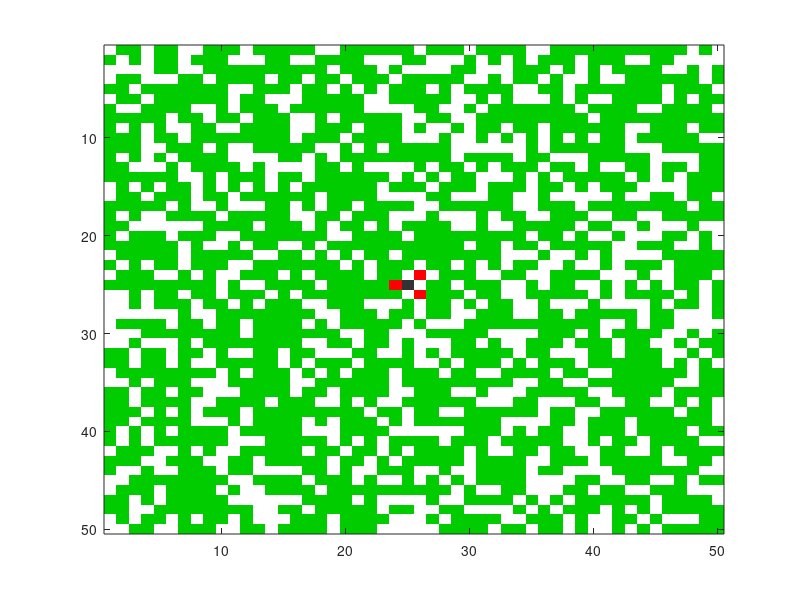

The MATLAB source for this figure: (Note: this script raises an error after producing the figure.)
function forestFireSim()
    % grid size and probability of fire spreading
    grid_size = 50;
    catch_prob = 0.6;
    
    % 0 = empty, 1 = tree, 2 = fire, 3 = burnt
    % randomly plant trees with a 65% density
    forest = zeros(grid_size, grid_size);
    forest(rand(grid_size, grid_size) < 0.65) = 1;
    
    % ignite the center of the forest
    forest(25, 25) = 2;
    
    % custom color map: white (empty), green (tree), red (fire), black (burnt)
    my_colors = [1 1 1; 0 0.8 0; 1 0 0; 0.2 0.2 0.2];
    figure;
    colormap(my_colors);

    while any(forest(:) == 2)
        pause(0.2)
        new_forest = forest;
        
        for r = 2:(grid_size-1)
            for c = 2:(grid_size-1)
                
                % catching fire
                if forest(r, c) == 1
                    neighbor_fire = (forest(r-1, c) == 2) || (forest(r+1, c) == 2) || ...
                                    (forest(r, c-1) == 2) || (forest(r, c+1) == 2 || ...
                                    (forest(r-1, c-1) == 2) || (forest(r-1, c+1) == 2) || ...
                                    (forest(r+1, c-1) == 2) || (forest(r+1, c+1) == 2));
                                    
                    if neighbor_fire && (rand() < catch_prob)
                        new_forest(r, c) = 2;
                    end
                    
                % fire burning out
                elseif forest(r, c) == 2
                    new_forest(r, c) = 3;
                end
                
            end
        end
        
        % animation
        forest = new_forest;
        imagesc(forest);
        clim([0 3]);
        title('Stochastic Forest Fire');
        drawnow;
    end
    
    writematrix(forest, 'post_fire_survey.csv');
    disp('Fire extinguished. Final state saved to post_fire_survey.csv');
end
